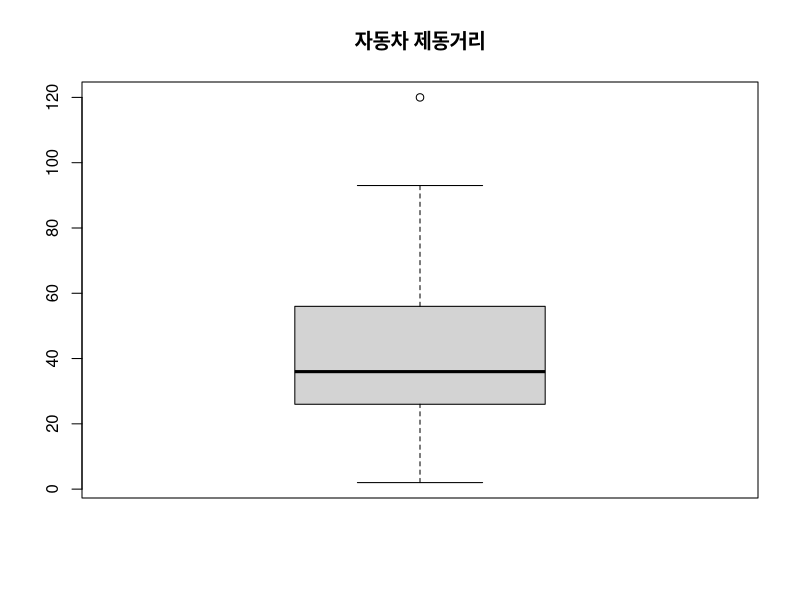
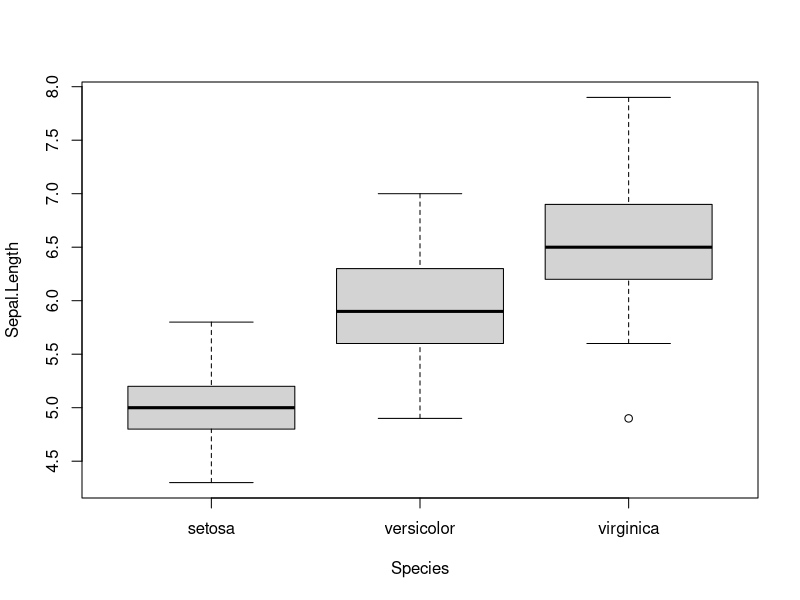

Write the R code that produced these figures, in order.
#날짜 : 2021/06/29
#이름 : 이진유
#내용 : Ch05. 데이터 시각화 - 파이차트 교재 p148

# 박스상자 기본
View(cars)

dist <- cars[,2]
dist
class(dist)

boxplot(dist, main='자동차 제동거리')
boxplot.stats(dist)

# 붓꽃 데이터 분석
iris

boxplot(data=iris, Sepal.Length ~ Species)
